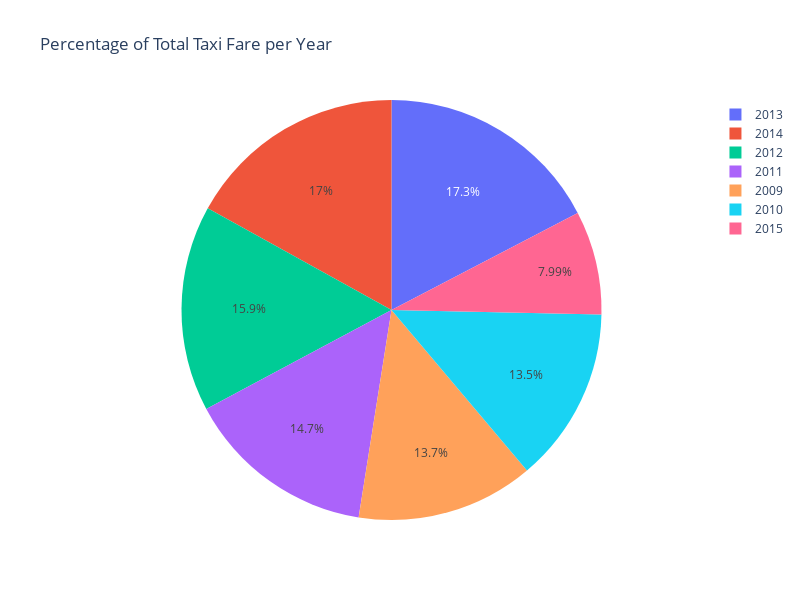

Here is the notebook cell this chart was saved with:
### Code cell
# Creating pie plot
fig_pie = px.pie(total_fare_per_year_df, names='Year', values='Total_Fare', title='Percentage of Total Taxi Fare per Year')

fig_pie.update_layout(
    autosize=False,
    width=800, 
    height=600 
)

fig_pie.show()

### Figure 1 — Plotly figure (JSON) as saved in the notebook; plotly's stock layout.template omitted (floating-point values rounded to 4 significant figures)
{"data": [{"domain": {"x": [0, 1], "y": [0, 1]}, "hovertemplate": "Year=%{label}<br>Total_Fare=%{value}<extra></extra>", "labels": ["2009", "2010", "2011", "2012", "2013", "2014", "2015"], "legendgroup": "", "name": "", "showlegend": true, "type": "pie", "values": [85910000.0, 84910000.0, 92350000.0, 99680000.0, 109100000.0, 106600000.0, 50230000.0]}], "layout": {"autosize": false, "height": 600, "legend": {"tracegroupgap": 0}, "title": {"text": "Percentage of Total Taxi Fare per Year"}, "width": 800}}
